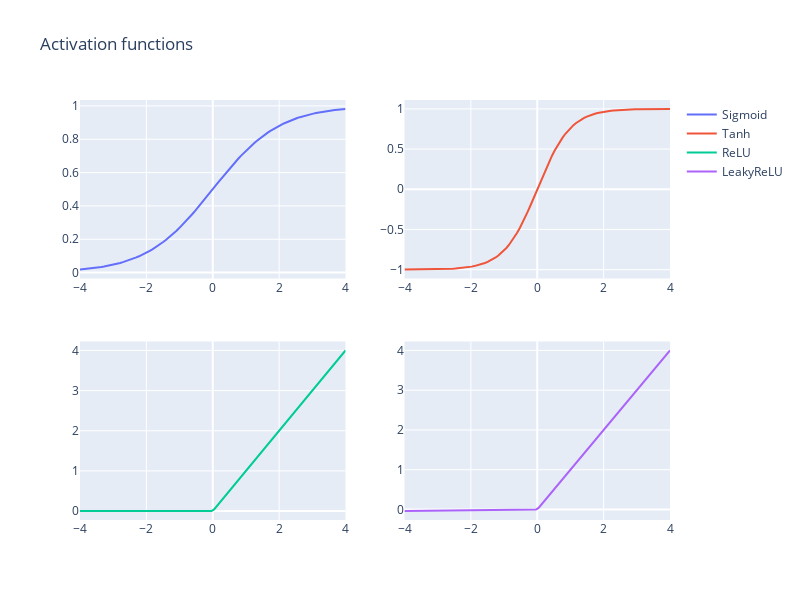

The cell this chart's notebook holds for it:
### Markdown cell above
### Plotting the functions

Verify your implementations of Activation functions - do your graphs look like they should?

### Code cell
activationsInput = np.linspace(-4,4,100)

sigmoid = Sigmoid()
y = sigmoid.forward(activationsInput)

fig = make_subplots(rows=2, cols=2)

fig.add_trace(
    go.Scatter(x=activationsInput, y=y, name='Sigmoid'),
    row=1, col=1
)

tanh = Tanh()
y = tanh.forward(activationsInput)
fig.add_trace(
    go.Scatter(x=activationsInput, y=y, name='Tanh'),
    row=1, col=2
)

relu = ReLU()
y = relu(activationsInput)
fig.add_trace(
    go.Scatter(x=activationsInput, y=y, name='ReLU'),
    row=2, col=1
)

leakyrelu = LeakyReLU()
y = leakyrelu(activationsInput)
fig.add_trace(
    go.Scatter(x=activationsInput, y=y, name='LeakyReLU'),
    row=2, col=2
)

fig.update_layout(height=600, width=800, title_text="Activation functions")
fig.show()
